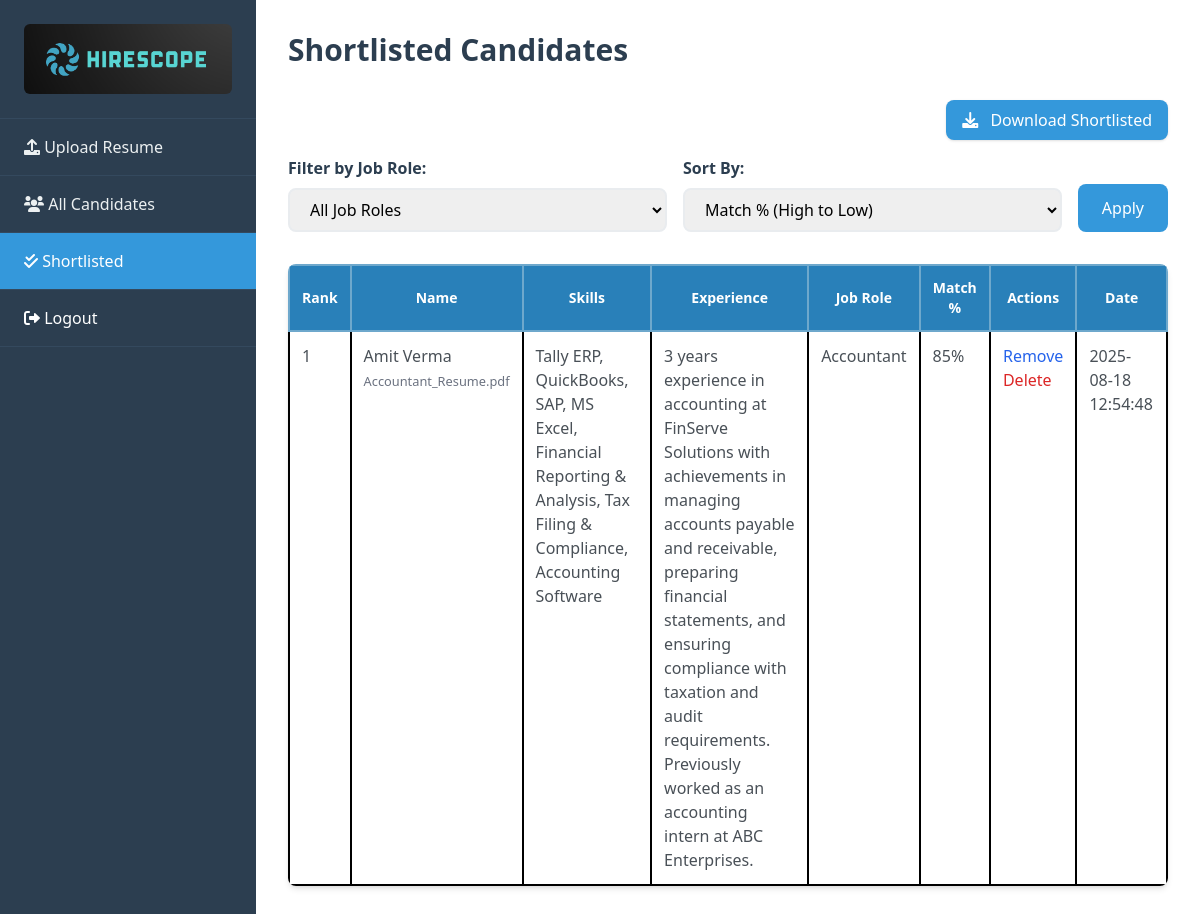
Screenshot of /shortlisted (signed in) with the database file from the repository.
### tables this page shows
CREATE TABLE candidates (
            id INTEGER PRIMARY KEY AUTOINCREMENT,
            name TEXT NOT NULL,
            skills TEXT,
            experience TEXT,
            job_role TEXT NOT NULL,
            resume_text TEXT NOT NULL,
            match_percentage INTEGER NOT NULL,
            filename TEXT NOT NULL,
            is_shortlisted BOOLEAN DEFAULT 0,
            created_at TIMESTAMP DEFAULT (datetime('now', '+5 hours', '+30 minutes'))

        );

### app.py (the view)
@app.route('/shortlisted')
def shortlisted():
  if 'logged_in' not in session:
      return redirect(url_for('login'))
  conn = sqlite3.connect('hirescope.db')
  cursor = conn.cursor()
  job_role_filter = request.args.get('job_role')
  sort_by = request.args.get('sort_by')
  query = "SELECT * FROM candidates WHERE is_shortlisted = 1"
  params = []
  if job_role_filter and job_role_filter != 'all':
      query += " AND job_role = ?"
      params.append(job_role_filter)
  if sort_by == 'match_desc':
      query += " ORDER BY match_percentage DESC"
  elif sort_by == 'match_asc':
      query += " ORDER BY match_percentage ASC"
  elif sort_by == 'date_desc':
      query += " ORDER BY created_at DESC"
  elif sort_by == 'date_asc':
      query += " ORDER BY created_at ASC"
  else:
      query += " ORDER BY match_percentage DESC"
  cursor.execute(query, params)
  candidates_data = cursor.fetchall()
  cursor.execute("SELECT DISTINCT job_role FROM candidates WHERE is_shortlisted = 1 ORDER BY job_role ASC")
  job_roles = [row[0] for row in cursor.fetchall()]
  conn.close()
  return render_template('shortlisted.html', candidates=candidates_data, job_roles=job_roles, selected_job_role=job_role_filter, selected_sort_by=sort_by)

### templates/shortlisted.html (shortened to what this page needs)
<!DOCTYPE html>
<html lang="en">
<head>
    <script src="https://cdn.tailwindcss.com"></script>
    <link rel="stylesheet" href="https://cdnjs.cloudflare.com/ajax/libs/font-awesome/6.0.0-beta3/css/all.min.css">
</head>
<body>
    <div class="flex min-h-screen">
        <nav id="sidebar" class="w-64 bg-[#2c3e50] text-white p-0 fixed h-screen overflow-y-auto transform -translate-x-full transition-transform duration-300 ease-in-out md:translate-x-0 md:block z-40">
            <div class="p-6 border-b border-[#34495e]">
                <img src="./static/images/logo.png" class="w-30 rounded-md" alt="Logo"/>
            </div>
            <ul class="list-none p-0 m-0">
                <li class="border-b border-[#34495e]"><a href="{{ url_for('upload') }}" class="block px-6 py-4 text-[#ecf0f1] no-underline transition-colors hover:bg-[#3498db] "><i class="fa-solid fa-upload"></i> Upload Resume</a></li>
                <li class="border-b border-[#34495e]"><a href="{{ url_for('candidates') }}" class="block px-6 py-4 text-[#ecf0f1] no-underline transition-colors hover:bg-[#3498db] "><i class="fa-solid fa-users"></i> All Candidates</a></li>
                <li class="border-b border-[#34495e]"><a href="{{ url_for('shortlisted') }}" class="block px-6 py-4 text-[#ecf0f1] no-underline transition-colors bg-[#3498db] text-white"><i class="fa-solid fa-check-double"></i> Shortlisted</a></li>
                <li class="border-b border-[#34495e]"><a href="{{ url_for('logout') }}" class="block px-6 py-4 text-[#e74c3c] no-underline transition-colors hover:bg-[#e74c3c] hover: text-white "><i class="fa-solid fa-right-from-bracket"></i> Logout</a></li>
            </ul>
        </nav>
        <main class="flex-1 p-4 md:ml-64 md:p-8">
            <div class="mb-8">
                <h1 class="text-[#2c3e50] font-bold text-3xl mb-2">Shortlisted Candidates</h1>
            </div>
            <div class="flex justify-end mb-4">
             <a href="{{ url_for('download_shortlisted') }}"
             class="bg-[#3498db] text-white px-4 py-2 rounded-lg shadow">
             <i class="fas fa-download mr-2"></i> Download Shortlisted
             </a>
            </div>
            {% if candidates %}
                <div class="mb-8">
                    <form method="GET" action="{{ url_for('shortlisted') }}" class="flex flex-wrap items-end gap-4">
                        <div class="flex-1 min-w-[200px]">
                            <label for="job_role_filter" class="font-semibold text-[#2c3e50] mb-2 block">Filter by Job Role:</label>
                            <select class="w-full px-4 py-2 border-2 border-[#e9ecef] rounded-lg focus:outline-none focus:border-[#3498db]" id="job_role_filter" name="job_role">
                                <option value="all" {% if not selected_job_role or selected_job_role == 'all' %}selected{% endif %}>All Job Roles</option>
                            </select>
                        </div>
                        <div class="flex-1 min-w-[200px]">
                            <label for="sort_by" class="font-semibold text-[#2c3e50] mb-2 block">Sort By:</label>
                            <select class="w-full px-4 py-2 border-2 border-[#e9ecef] rounded-lg focus:outline-none focus:border-[#3498db]" id="sort_by" name="sort_by">
                                <option value="match_desc" {% if selected_sort_by == 'match_desc' %}selected{% endif %}>Match % (High to Low)</option>
                            </select>
                        </div>
                        <div class="w-full md:w-auto">
                            <button type="submit" class="rounded-lg px-6 py-3 font-medium bg-[#3498db] text-white hover:bg-[#2980b9] w-full">Apply</button>
                        </div>
                    </form>
                </div>
                <div class="bg-white rounded-lg shadow-md overflow-hidden">
                    <table class="w-full border-collapse">
                        <thead>
                            <tr>
                                <th class="bg-[#2980B9] text-white border-2 border-[#6ea8cc] p-3 text-sm font-semibold">Rank</th>
                                <th class="bg-[#2980B9] text-white border-2 border-[#6ea8cc] p-3 text-sm font-semibold">Name</th>
                                <th class="bg-[#2980B9] text-white border-2 border-[#6ea8cc] p-3 text-sm font-semibold">Skills</th>
                                <th class="bg-[#2980B9] text-white border-2 border-[#6ea8cc] p-3 text-sm font-semibold">Experience</th>
                                <th class="bg-[#2980B9] text-white border-2 border-[#6ea8cc] p-3 text-sm font-semibold">Job Role</th>
                                <th class="bg-[#2980B9] text-white border-2 border-[#6ea8cc] p-3 text-sm font-semibold">Match %</th>
                                <th class="bg-[#2980B9] text-white border-2 border-[#6ea8cc] p-3 text-sm font-semibold">Actions</th>
                                <th class="bg-[#2980B9] text-white border-2 border-[#6ea8cc] p-3 text-sm font-semibold">Date</th>
                            </tr>
                        </thead>
                        <tbody>
                            {% for candidate in candidates %}
                            <tr class="{% if loop.index is even %}bg-gray-50{% endif %}">
                                <td class="p-3 align-top border-2 border-black text-[#495057]">{{ loop.index }}</td>
                                <td class="p-3 align-top border-2 border-black text-[#495057]">
                                    {{ candidate[1] }}
                                    <br>
                                    <small class="text-gray-500">{{ candidate[7] }}</small>
                                </td>
                                <td class="p-3 align-top border-2 border-black text-[#495057]">{{ candidate[2] }}</td>
                                <td class="p-3 align-top border-2 border-black text-[#495057]">{{ candidate[3] }}</td>
                                <td class="p-3 align-top border-2 border-black text-[#495057]">{{ candidate[4] }}</td>
                                <td class="p-3 align-top border-2 border-black text-[#495057]">{{ candidate[6] }}%</td>
                                <td class="p-3 align-top border-2 border-black text-[#495057]">
                                    <a href="{{ url_for('toggle_shortlist', candidate_id=candidate[0]) }}" class="text-blue-600 no-underline hover:underline">
                                        Remove
                                    </a>
                                     <form action="{{ url_for('delete_candidate', candidate_id=candidate[0]) }}" method="POST" onsubmit="return confirm('Are you sure you want to delete this candidate?');">
                                        <button type="submit" class="text-red-600 hover:underline">Delete</button>
                                    </form>
                                </td>
                                <td class="p-3 align-top border-2 border-black text-[#495057]">{{ candidate[9] }}</td>
                            </tr>
                            {% endfor %}
                        </tbody>
                    </table>
                </div>
            {% else %}
                <div class="bg-white p-12 rounded-lg shadow-md text-center">
                    <div class="text-center">
                        <h3 class="text-[#7f8c8d] mb-4">No shortlisted candidates</h3>
                    </div>
                </div>
            {% endif %}
        </main>
    </div>
</body>
</html>

### rows the page displays
candidates: name "Amit Verma", filename "Accountant_Resume.pdf", skills "Tally ERP, QuickBooks, SAP, MS Excel, Financial Reporting & Analysis, Tax Filing & Compliance, Accounting Software", experience "3 years experience in accounting at FinServe Solutions with achievements in managing accounts payable and receivable, preparing financial statements, and ensuring compliance with taxation and audit requirements. Previously worked as an accounting intern at ABC Enterprises.", job_role "Accountant", match_percentage "85", created_at "2025-08-18 12:54:48"
